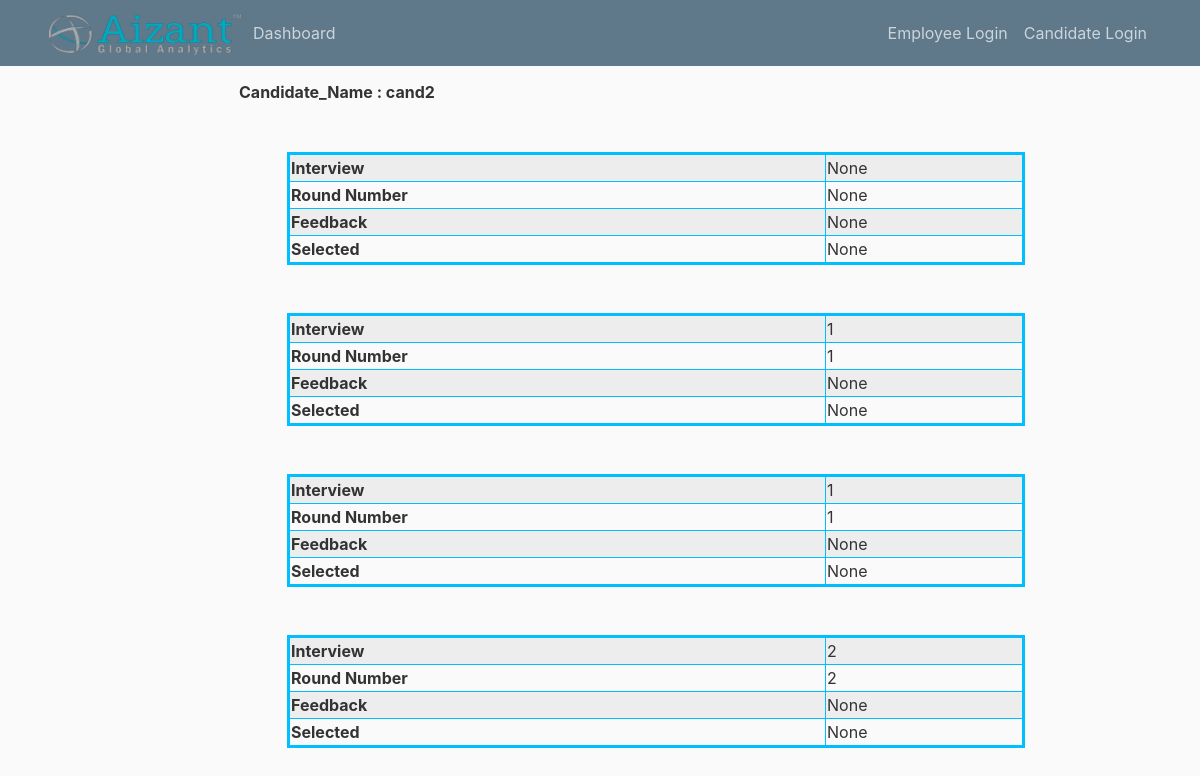
The app's page /candidate_interviews/1, older data.
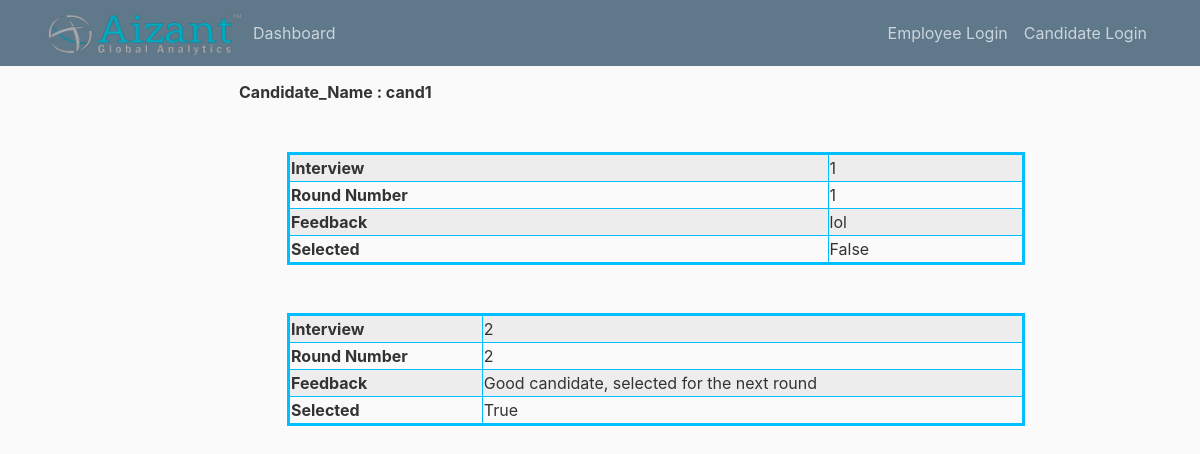
The same page, newer data.
### app/models.py (models this page shows, shortened)
class Candidate(db.Model):
    id = db.Column(db.Integer, primary_key=True)
    first_name = db.Column(db.String(20))
    last_name = db.Column(db.String(20))
    contact_number = db.Column(db.String(10))
    email = db.Column(db.String(100), unique=True)
    password = db.Column(db.String(255))
    pan_card = db.Column(db.String(10))
    current_location = db.Column(db.String(20))
    status = db.Column(db.String(10))
    candidate_compensation = db.relationship('CandidateCompensation', backref='candidate', uselist=False)  # one to
    candidate_professions = db.relationship('CandidateProfession', backref='candidate')  # one to many with candidate
    candidate_educations = db.relationship('CandidateEducation', backref='candidate')  # one to many w education
    positions_applied = db.relationship('Position', secondary=applied_to, lazy='subquery',
                                        backref=db.backref('candidates', lazy=True))

class Interview(db.Model):
    id = db.Column(db.Integer, primary_key=True)
    start_time = db.Column(db.Time)
    end_time = db.Column(db.Time)
    date = db.Column(db.Date)
    round = db.Column(db.Integer)
    meet_link = db.Column(db.String(50))
    feedback = db.Column(db.String(500))
    next_round = db.Column(db.Boolean)
    is_done = db.Column(db.Boolean)
    interviewer_id = db.Column(db.Integer, db.ForeignKey('interviewer.id'))  # many to one w interviewer
    candidate_id = db.Column(db.Integer, db.ForeignKey('candidate.id'))  # many to one w candidate
    recruiter_id = db.Column(db.Integer, db.ForeignKey('recruiter.id'))  # many to one w recruiter
    position_id = db.Column(db.Integer, db.ForeignKey('position.id'))  # many to one w position

### app/routes.py (the view)
@app.route('/candidate_interviews/<int:candidate_id>')
def candidate_interviews(candidate_id):
    interviews = Interview.query.filter_by(candidate_id=candidate_id).order_by(Interview.round)
    cur_candidate = Candidate.query.get_or_404(candidate_id)
    return render_template('interview_info.html', interviews=interviews, cur_candidate=cur_candidate)

### app/templates/interview_info.html
{% extends 'manager_layout.html' %}
{% block content %}
    <p><b>Candidate_Name : {{ cur_candidate.first_name }}</b></p>
        {% for interview in interviews %}
            <table class="table-striped m-md-5" border="1" style="width:80%; border-collapse: collapse; border: 3px solid deepskyblue;">
                <tr>
                <th>Interview</th><td>{{ interview.round }}</td>
                </tr>
                <tr>
                <th>Round Number</th><td>{{ interview.round }}</td>
                </tr>
                <tr>
                <th>Feedback</th><td>{{ interview.feedback }}</td>
                </tr>
                <tr>
                <th>Selected</th><td>{{ interview.next_round }}</td>
                </tr>
        </table>
        {% endfor %}
{% endblock %}

### app/templates/manager_layout.html (shortened to what this page needs)
<!DOCTYPE html>
<html lang="en">
<head>
    <link rel="stylesheet" href="https://stackpath.bootstrapcdn.com/bootstrap/4.3.1/css/bootstrap.min.css">
    <link rel="stylesheet" type="text/css" href="{{ url_for('static', filename='main.css') }}">
</head>
<body>
<header class="site-header">
    <nav class="navbar navbar-expand-md navbar-dark bg-steel fixed-top">
        <div class="container">
            <img id="logo" src="{{ url_for('static', filename='aizant-logo.png') }}">
            <div class="collapse navbar-collapse" id="navbarToggle">
                <div class="navbar-nav mr-auto">
                    <a class="nav-item nav-link">Dashboard</a>
                </div>
                <div class="navbar-nav">
                    {% if current_user.is_authenticated %}
                        <a class="nav-item nav-link">Account</a>
                        <a class="nav-item nav-link" href="{{ url_for('logout') }}">Logout</a>
                    {% else %}
                        <a class="nav-item nav-link">Employee Login</a>
                        <a class="nav-item nav-link">Candidate Login</a>
                    {% endif %}
                </div>
            </div>
        </div>
    </nav>
</header>
<div class="container-fluid">
    <div class="row">
        <main role="main" class="col-md-9 ml-sm-auto col-lg-10 px-4">
            <div class="col-md-12">
                {% block content %}{% endblock %}
            </div>
        </main>
    </div>
</div>
</body>
</html>

### app/static/main.css (style rules this page uses)
body { background: #fafafa; color: #333333; margin-top: 5rem; }
.bg-steel { background-color: #5f788a; }
.site-header .navbar-nav .nav-link { color: #cbd5db; }
#logo { height: 50px; width: 200px; }

Row changes from the older to the newer data that the page shows:
no longer on this page (row edited): Interview: round "None", feedback "None", next_round "None"
removed Interview: round "1", feedback "None", next_round "None"
removed Interview: round "2", feedback "None", next_round "None"
changed Candidate: first_name "cand2" → "cand1"
added Interview: round "1", feedback "lol", next_round "False"
changed Interview: round "1" → "2"; feedback "None" → "Good candidate, selected for the next round"; next_round "None" → "True"
